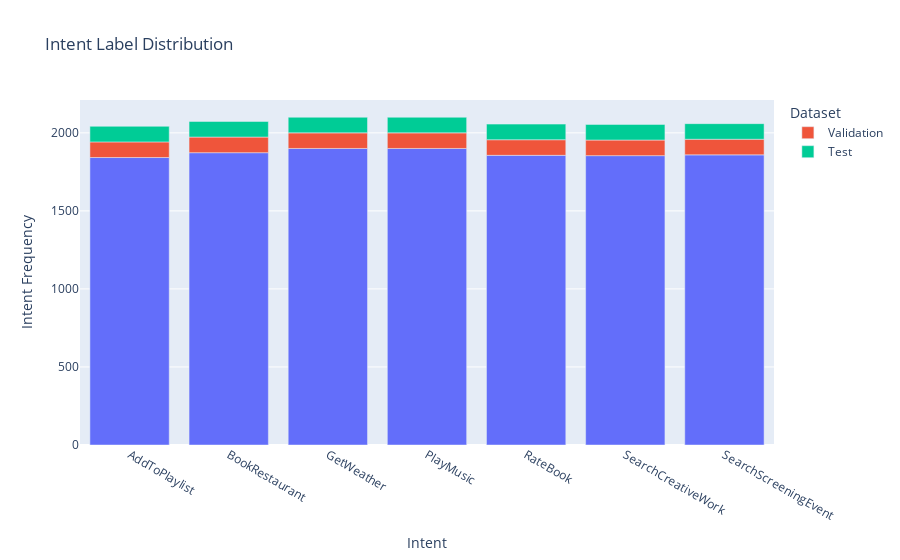

This figure's notebook cell:
### Code cell
#plot label distribution for train, val, and test on the same plot
import plotly.express as px

def get_label_count( df ):
    return df.groupby( "label" ).count().reset_index()

#Add train, val, and test data to plot
fig = px.bar(
    data_frame = get_label_count( train ),
    x = "label", 
    y = "text", 
    title = "Intent Label Distribution"
)

fig.add_bar( 
    x = get_label_count( val )[ "label" ],
    y = get_label_count( val )[ "text" ], 
    name = "Validation" 
)

fig.add_bar( 
    x = get_label_count( test )[ "label" ],
    y = get_label_count( test )[ "text" ], 
    name = "Test" 
)

#Update Axis & Legend
fig.update_layout( legend_title_text = "Dataset" )
fig.update_xaxes( title_text = "Intent" )
fig.update_yaxes( title_text = "Intent Frequency" )

fig.show()

### Figure 1 — Plotly figure (JSON) as saved in the notebook; plotly's stock layout.template omitted (floating-point values rounded to 4 significant figures)
{"data": [{"alignmentgroup": "True", "hovertemplate": "label=%{x}<br>text=%{y}<extra></extra>", "legendgroup": "", "marker": {"color": "#636efa", "pattern": {"shape": ""}}, "name": "", "offsetgroup": "", "orientation": "v", "showlegend": false, "textposition": "auto", "type": "bar", "x": ["AddToPlaylist", "BookRestaurant", "GetWeather", "PlayMusic", "RateBook", "SearchCreativeWork", "SearchScreeningEvent"], "xaxis": "x", "y": [1842, 1873, 1900, 1900, 1856, 1854, 1859], "yaxis": "y"}, {"name": "Validation", "type": "bar", "x": ["AddToPlaylist", "BookRestaurant", "GetWeather", "PlayMusic", "RateBook", "SearchCreativeWork", "SearchScreeningEvent"], "y": [100, 100, 100, 100, 100, 100, 100]}, {"name": "Test", "type": "bar", "x": ["AddToPlaylist", "BookRestaurant", "GetWeather", "PlayMusic", "RateBook", "SearchCreativeWork", "SearchScreeningEvent"], "y": [100, 100, 100, 100, 100, 100, 100]}], "layout": {"barmode": "relative", "legend": {"title": {"text": "Dataset"}, "tracegroupgap": 0}, "title": {"text": "Intent Label Distribution"}, "xaxis": {"anchor": "y", "domain": [0, 1], "title": {"text": "Intent"}}, "yaxis": {"anchor": "x", "domain": [0, 1], "title": {"text": "Intent Frequency"}}}}
